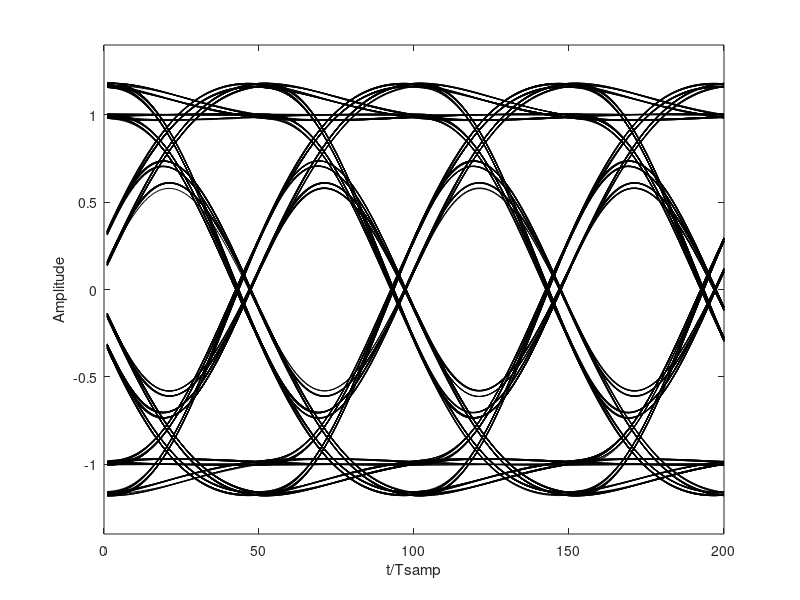

Recreate this plot in MATLAB.
% clean figure and load signal package (only for Octave)
clf
pkg load signal

% simulation parameters:
%  - nr of symbols (must be divisible by 4)
%  - nr of samples per symbol
%  - filter cutoff value (normalized bandwidth)
nsym = 1000;
nsamp = 50;
bw = 0.4;

% generate filter coefficients using one of the cutoff values
[b,a] = butter(3,2*bw/nsamp);

% allocate space for total bit sequence
l = nsym*nsamp;
y = zeros(1,l-nsamp+1);

% initalize random output vector with +1 and -1
x = 2*round(rand(1,nsym))-1;

% for each overlap..
for i = 1:nsym
  % place one symbol into vector y, leaving nsamp samples of spacing
  kk = (i-1)*nsamp+1;
  y(kk) = x(i);
end
% zero-order hold
datavector = conv(y,ones(1,nsamp));

% apply filter to the total sequence
filtout = filter(b, a, datavector);

% splice sequence into sub-sequences of 4 symbols
datamatrix = reshape(filtout, 4*nsamp, nsym/4);

% discart the first 5 sub-sequences
datamatrix1 = datamatrix(:, 6:(nsym/4));

% plot eye diagram
plot(datamatrix1, 'k')

% format: print axis labels, legend, and set plot range
ylabel('Amplitude')
axis([0 4*nsamp -1.4 1.4])
xlabel('t/Tsamp')

% find indexes of zero-crossing
